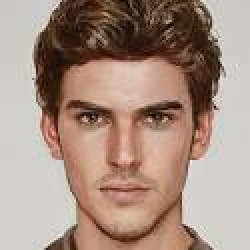
#> input picture Mosaic/face.jpg, 125 x 125 px (shown 2 times larger)
$ jupyter execute mosaic.ipynb
#> lines starting #> are read from the running program, lines starting #| are printed output that depends on the picture; pictures that were not available may be replaced by others from this repository, and a replacement may not be noted
[cell 1]
import cv2

# Load the cascade
face_cascade = cv2.CascadeClassifier(cv2.data.haarcascades + 'haarcascade_frontalface_default.xml')

# Function to apply mosaic
def apply_mosaic(image, factor = 0.1):
    # Downscale the image
    small = cv2.resize(image, None, fx = factor, fy = factor, interpolation = cv2.INTER_LINEAR)

    # Upscale the image
    return cv2.resize(small, image.shape[:2][::-1], interpolation = cv2.INTER_NEAREST)

# Read the input image
img = cv2.imread('face.jpg')
#> img is the input picture: shape (125, 125, 3); mean B, G, R 129.8, 143.3, 166.8

# Convert color style from BGR to RGB
img = cv2.cvtColor(img, cv2.COLOR_BGR2RGB)

# Detect faces
faces = face_cascade.detectMultiScale(img, 1.1, 4)
#> faces = [[20, 27, 84, 84]]

# Apply mosaic to each face
for (x, y, w, h) in faces:
    img[y:y+h, x:x+w] = apply_mosaic(img[y:y+h, x:x+h])
#> this loop made 1 pass
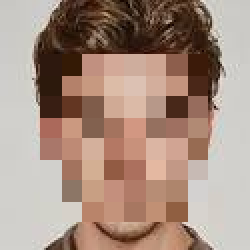
#> img: shape (125, 125, 3) (shown 2 times larger); mean R, G, B 167.1, 143, 129.5

# Save the output
cv2.imwrite('face_mosaic.jpg', cv2.cvtColor(img, cv2.COLOR_RGB2BGR))
#> Out = True

[cell 2]
import cv2

[cell 3]
# Load the cascade
face_cascade = cv2.CascadeClassifier(cv2.data.haarcascades + 'haarcascade_frontalface_default.xml')

[cell 4]
# Function to apply mosaic
def apply_mosaic(image, factor = 0.1):
    # Downscale the image
    small = cv2.resize(image, None, fx = factor, fy = factor, interpolation = cv2.INTER_LINEAR)

    # Upscale the image
    return cv2.resize(small, image.shape[:2][::-1], interpolation = cv2.INTER_NEAREST)

[cell 5]
# Read the input image
img = cv2.imread('face.jpg')

[cell 6]
# Convert color style from BGR to RGB
img = cv2.cvtColor(img, cv2.COLOR_BGR2RGB)

[cell 7]
# Detect faces
faces = face_cascade.detectMultiScale(img, 1.1, 4)

[cell 8]
# Apply mosaic to each face
for (x, y, w, h) in faces:
    img[y:y+h, x:x+w] = apply_mosaic(img[y:y+h, x:x+h])

[cell 9]
# Save the output
cv2.imwrite('face_mosaic.jpg', cv2.cvtColor(img, cv2.COLOR_RGB2BGR))
#> Out = True

[cell 10]
import cv2
import numpy as np

# face 분류기 로드
face_cascade = cv2.CascadeClassifier('cascade_files/haarcascade_frontalface_alt.xml')
# 가면 영상
face_mask = cv2.imread('face.jpg')
#cv2.imshow('test',face_mask)
h_mask, w_mask = face_mask.shape[:2]
#> h_mask = 125; w_mask = 125

if face_cascade.empty():
    raise IOError('Unable to load the face cascade classifier xml file')
cap = cv2.VideoCapture("../../img/faces.mp4")
scaling_factor = 0.1

while True:
    ret, frame = cap.read()
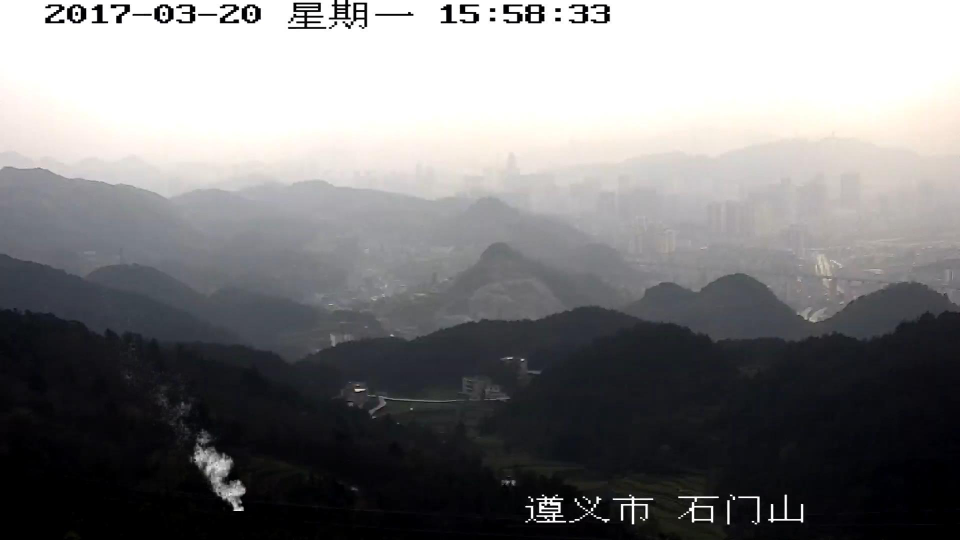
#> input picture fire_detection/data/train-smoke/000001.jpg, 1920 x 1080 px, given in place of faces.mp4, which was not available (shown at 1/2 size)
#> frame is the input picture: shape (1080, 1920, 3); mean B, G, R 126.3, 125.1, 125.5
    #cv2.imshow('Original', frame)
    if not ret:
        break
    frame = cv2.resize(frame, None,fx=scaling_factor,fy=scaling_factor, interpolation=cv2.INTER_AREA)
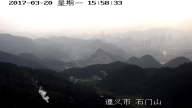
#> frame: shape (108, 192, 3); mean B, G, R 126.3, 125.1, 125.5
    gray = cv2.cvtColor(frame, cv2.COLOR_BGR2GRAY)

    face_rects = face_cascade.detectMultiScale(gray, 1.3, 5)
#> face_rects = ()

    for (x, y, w, h) in face_rects:

        if h > 0 and w > 0:

            x = int(x-w*0.1 )
            y = int(y -h*0.05)
            w = int(1.2* w)
            h = int(1.2 * h)

            frame_roi = frame[y:y + h, x:x + w]

            face_mask_small = cv2.resize(face_mask, (w, h), interpolation=cv2.INTER_AREA)

            gray_mask = cv2.cvtColor(face_mask_small, cv2.COLOR_BGR2GRAY)
            ret, mask = cv2.threshold(gray_mask, 240, 255, cv2.THRESH_BINARY_INV)
            #cv2.imshow('gray_mask', gray_mask)
            #cv2.imshow('mask', mask)
        mask_inv = cv2.bitwise_not(mask)
        masked_face = cv2.bitwise_and(face_mask_small, face_mask_small, mask=mask)
        masked_frame = cv2.bitwise_and(frame_roi, frame_roi, mask=mask_inv)

        #cv2.imshow('masked_face', masked_face)
        #cv2.imshow('masked_frame', masked_frame)

        frame[y:y + h, x:x + w] = cv2.add(masked_face, masked_frame)
#> this loop made 0 passes
#> after the loop, ret = True

    cv2.imshow('Face Detector', frame)
    c = cv2.waitKey(1)
#> (key Esc is pressed here)
    if c == 27:
        break
cap.release()
cv2.destroyAllWindows()
